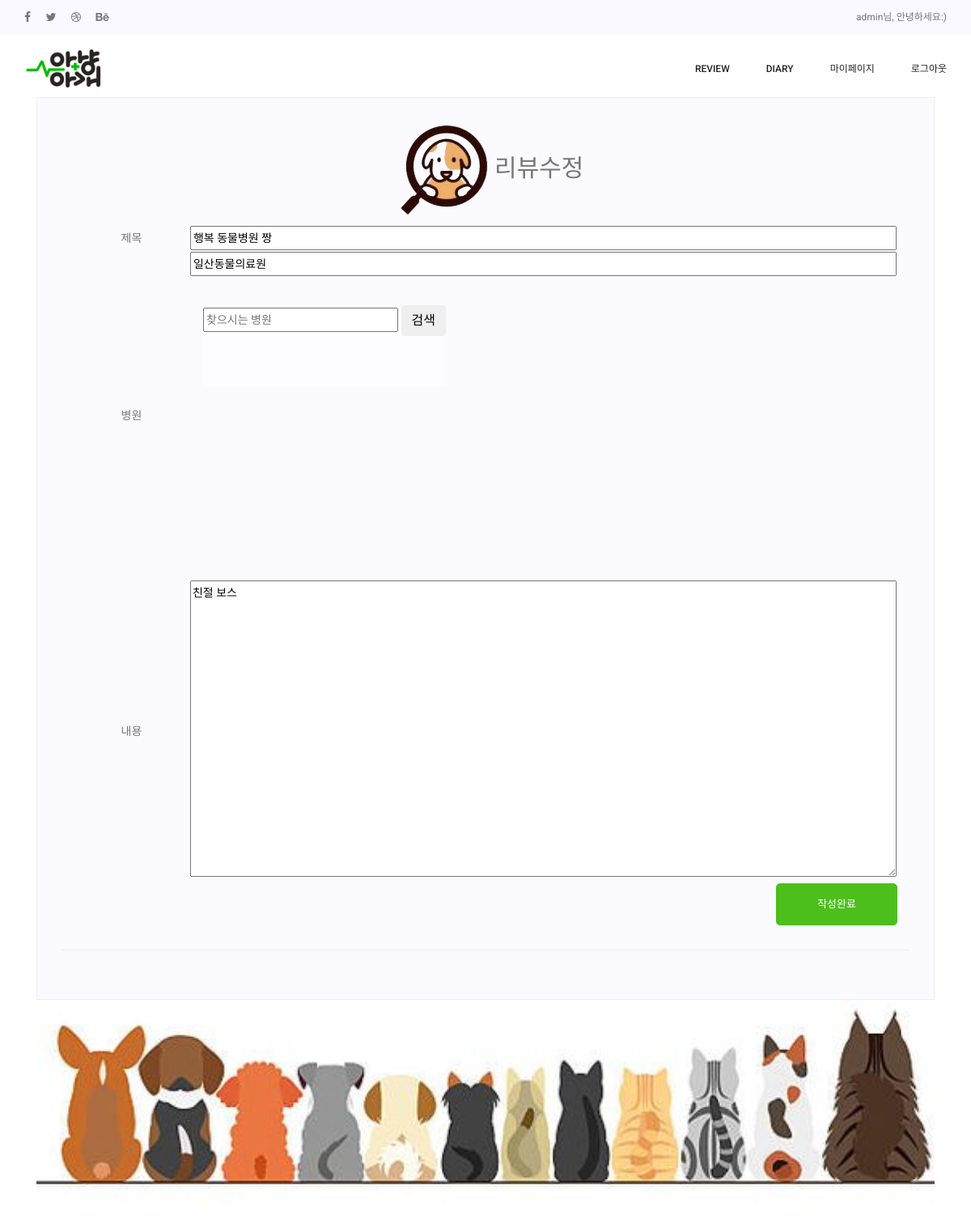
Page /reviews/update/8 (signed in) on the committed database.
### reviews/models.py (models this page shows, shortened)
class Review(models.Model):
    id = models.AutoField(primary_key=True)
    title = models.CharField(max_length=50, null=False)
    hospital = models.CharField(max_length=100, null=True)
    content = models.TextField()
    pub_date = models.DateTimeField()
    writer = models.ForeignKey(User, on_delete=models.CASCADE, null=True, blank=True)
    view_count = models.IntegerField(default=0)

### reviews/views.py (the view)
# urls.py: path('update/<int:review_id>', update, name="update"), #게시글 삭제함수
@login_required
def update(request, review_id):
    review = get_object_or_404(Review, pk=review_id)
    if review.writer == request.user:
        if request.method == "POST":
            review.title = request.POST['title']
            review.content = request.POST['content']
            review.hospital = request.POST['hospital']
            review.save()
            return redirect('reviews:ReviewDetail', review.pk)
    return render(request, 'reviews/review_update.html', {'review':review})

### reviews/templates/reviews/review_update.html (shortened to what this page needs)
{% extends 'base.html' %}
{% load static %}
{% block content %}
<link rel="stylesheet" href="{% static 'css/component/write.css' %}" />
<link rel="stylesheet" href="{% static 'css/component/mapApi.css' %}" />
<section class="contact_area p_120">
  <div class="container">
    <div class="col-lg-12">
      <div class="blog_right_sidebar">
        <aside class="single_sidebar_widget author_widget">
          <img class="author_img rounded-circle" src="{% static 'img/gallery/dog.png' %}" alt="">
          <span style="font-size: 30px;">리뷰수정</span>
        </aside>
        <div class="map_menu_wrap-update text-center">
          <form onsubmit="searchPlaces(); return false">
            <input type="text" id="search_hospital" size=30 placeholder="찾으시는 병원" />
            <button type="submit" class="btn btn-default" id="hospital_submit">검색</button>
          </form>
        </div>
        <form action="{%url 'reviews:update' review.id%}" method="post">
          <aside class="single_sidebar_widget author_widget">
            <div class="row">
              <div class="col-lg-12">
                <form class="row contact_form" action="contact_process.php" method="post" id="contactForm"
                  novalidate="novalidate">
                  <div class="col-md-12">
                    <table>
                      <tr>
                        <td>제목</td>
                        <td><input class="write-content" type="text" name="title" value="{{ review.title }}"></td>
                      </tr>
                      <tr>
                        <td>병원</td>
                        <td>
                          <input class="write-content" type="text" id="hospital" name="hospital"
                            value="{{ review.hospital }}" readonly />
                          <div id="map"></div>
                        </td>
                      </tr>
                      <tr>
                        <td>내용</td>
                        <td><textarea class="write-content" type="text" name="content"
                            rows=15>{{review.content}}</textarea></td>
                      </tr>
                    </table>
                  </div>
                  <div class="col-md-12 text-right">
                    <button type="submit" value="submit" class="btn submit_btn">작성완료</button>
                  </div>
                </form>
              </div>
            </div>
            <div class="br"></div>
          </aside>
        </form>
      </div>
      <img class="img-title" src="{% static 'img/gallery/animalB.png' %}" />
    </div>
  </div>
</section>
{% endblock %}

### anyang_agae/templates/shared/_navbar.html (shortened to what this page needs)
{% load static %}
<link rel="stylesheet" href="{% static 'css/component/_navbar.css' %}" />
<header class="header_area">
  <div class="top_menu row m0">
    <div class="container">
      <div class="float-left">
        <ul class="list header_social">
          <li><a href="#"><i class="fa fa-facebook"></i></a></li>
          <li><a href="#"><i class="fa fa-twitter"></i></a></li>
          <li><a href="#"><i class="fa fa-dribbble"></i></a></li>
          <li><a href="#"><i class="fa fa-behance"></i></a></li>
        </ul>
      </div>
      <div class="float-right">
        {%if user.is_authenticated%}
        <a class="dn_btn" href="{% url 'users:mypage' %}">{{user.username}}님, 안녕하세요:)</a>
        {% else %}
        <a class="dn_btn" href="{% url 'main' %}">내 새끼의 안전한 치료를 위해 집사들이 직접쓰는 리뷰</a>
        {% endif %}
      </div>
    </div>
  </div>
  <div class="main_menu">
    <nav class="navbar navbar-expand-lg navbar-light">
      <div class="container">
        <a class="navbar-brand logo_h" href="{% url 'main' %}">
          <img class="nav_logo" src="{% static 'img/gallery/logo_green.png' %}" alt="">
        </a>
        <div class="collapse navbar-collapse offset" id="navbarSupportedContent">
          <ul class="nav navbar-nav menu_nav ml-auto">
            <li class="nav-item submenu dropdown">
              <a href="#" class="nav-link dropdown-toggle" data-toggle="dropdown" role="button" aria-haspopup="true"
                aria-expanded="false">REVIEW</a>
            </li>
            <li class="nav-item submenu dropdown">
              <a href="#" class="nav-link dropdown-toggle" data-toggle="dropdown" role="button" aria-haspopup="true"
                aria-expanded="false">DIARY</a>
            </li>
            {%if user.is_authenticated%}
            <li class="nav-item"><a class="nav-link" href="{% url 'users:mypage' %}">마이페이지</a></li>
            <li class="nav-item"><a class="nav-link" href="{% url 'account_logout' %}">로그아웃</a></li>
            {% else %}
            <li class="nav-item"><a class="nav-link" href="{% url 'account_login' %}">로그인</a></li>
            <li class="nav-item"><a class="nav-link" href="{% url 'account_signup' %}">회원가입</a></li>
            {% endif %}
          </ul>
        </div>
      </div>
    </nav>
  </div>
</header>

### anyang_agae/static/css/style.css (style rules this page uses)
.list { list-style: none; margin: 0px; padding: 0px; }
a { text-decoration: none; transition: all 0.3s ease-in-out; }
.row.m0 { margin: 0px; }
body { line-height: 24px; font-size: 14px; font-family: "Roboto", sans-serif; font-weight: normal; color: #777777; }
.p_120 { padding-top: 120px; padding-bottom: 120px; }
@media (min-width: 1200px) { .container { max-width: 1170px; } }
.header_area { position: absolute; width: 100%; top: 0; left: 0; z-index: 99; transition: background 0.4s, all 0.3s linear; }
.header_area .navbar { background: transparent; padding: 0px; border: 0px; border-radius: 0px; }
.header_area .navbar .nav .nav-item { margin-right: 45px; }
.header_area .navbar .nav .nav-item .nav-link { font: 500 12px/80px "Roboto", sans-serif; text-transform: uppercase; color: #222222; padding: 0px; display: inline-block; }
.header_area .navbar .nav .nav-item .nav-link:after { display: none; }
.header_area .navbar .nav .nav-item.submenu { position: relative; }
.header_area .navbar .nav .nav-item:last-child { margin-right: 0px; }
.top_menu { background: #f9f9ff; }
.top_menu .header_social li { display: inline-block; margin-right: 15px; }
.top_menu .header_social li a { font-size: 14px; color: #777777; display: inline-block; line-height: 42px; transition: all 300ms linear 0s; }
.top_menu .header_social li:last-child { margin-right: 0px; }
.top_menu .dn_btn { line-height: 42px; display: inline-block; font-size: 12px; margin-right: 30px; font-family: "Roboto", sans-serif; font-weight: normal; color: #777777; transition: all 300ms linear 0s; }
.top_menu .dn_btn:last-child { margin-right: 0px; }
.blog_right_sidebar { border: 1px solid #eeeeee; background: #fafaff; padding: 30px; }
.blog_right_sidebar .author_widget { text-align: center; }
.blog_right_sidebar .br { width: 100%; height: 1px; background: #eeeeee; margin: 30px 0px; }
.submit_btn { width: auto; display: inline-block; background: #4dbf1c; padding: 0px 50px; color: #fff; font-family: "Roboto", sans-serif; font-size: 13px; font-weight: 500; line-height: 50px; border-radius: 5px; outline: none !important; box-shadow: none !important; text-align: center; border: 1px solid #4dbf1c; cursor: pointer; transition: all 300ms linear 0s; }

### anyang_agae/static/css/variable.css (style rules this page uses)
:root { --main-green: #4dbf1c; --main-orange: #f8b600; }

### anyang_agae/static/css/component/mapApi.css (style rules this page uses)
.map_menu_wrap-update { position: absolute; top: 16%; left: 50px; margin: 3.3% 0 0 15%; z-index: 2; width: 300px; height: auto; min-height: 100px; background: rgba(255, 255, 255, 0.7); }

### anyang_agae/static/css/component/_navbar.css (style rules this page uses)
.nav_logo { width: 100px; height: auto; }

### anyang_agae/static/css/component/write.css (style rules this page uses)
.write-content { width: 100%; }
table, .img-title { width: 100%; }
#map { width: 100%; height: 330px; margin-bottom: 5%; }

### rows in the picture
Review: title "행복 동물병원 짱", hospital "일산동물의료원", content "친절 보스"

### other values in the picture
{{ user.username }} "admin"
